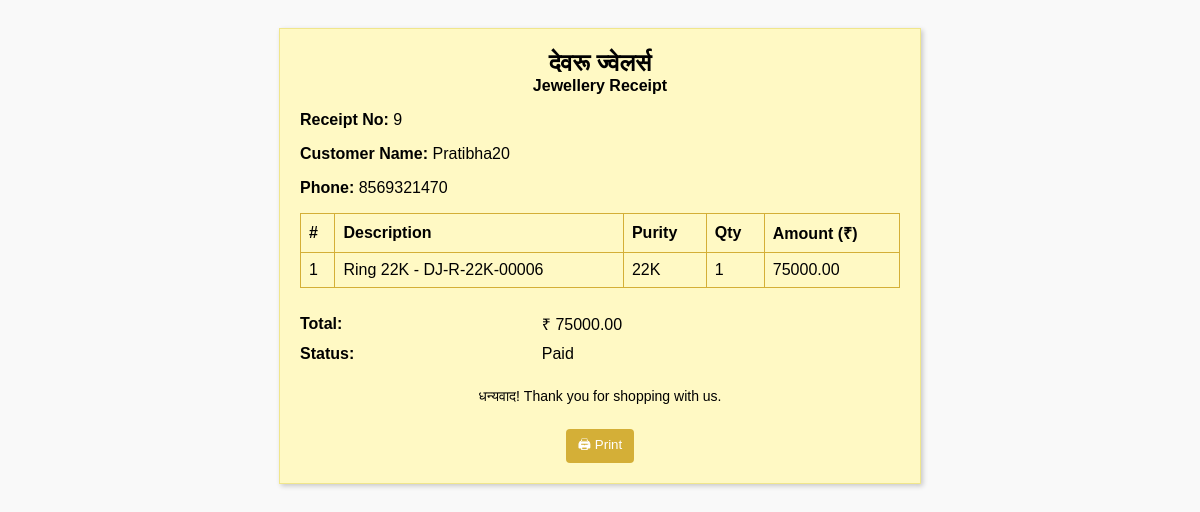
The page /print-customer/9/ on the database its author committed.
### app_devaru/models.py (models this page shows, shortened)
class Customer(models.Model):
    name = models.CharField(max_length=100)
    product = models.CharField(max_length=100)
    category = models.CharField(max_length=50)
    phone = models.CharField(max_length=15, default='N/A')
    quantity = models.PositiveIntegerField()
    amount = models.DecimalField(max_digits=10, decimal_places=2)
    status = models.CharField(max_length=20, choices=[('Paid', 'Paid'), ('Pending', 'Pending')])

class JewelleryItem(models.Model):
    category = models.CharField(max_length=100)
    name = models.CharField(max_length=100)
    quantity = models.IntegerField()
    purity = models.CharField(max_length=50)
    weight = models.FloatField()
    item_code = models.CharField(
    max_length=50,
    blank=True,
    null=True
)

### app_devaru/views.py (the view)
# urls.py: path('print-customer/<int:customer_id>/', views.print_customer, name='print_customer'),
def print_customer(request, customer_id):
    customer = get_object_or_404(Customer, id=customer_id)
    item = JewelleryItem.objects.filter(
        name=customer.product,
        category=customer.category
    ).first()
    item_code = ''
    item_barcode = ''
    item_label = customer.product
    if item:
        if not item.item_code:
            item.item_code = item.generate_item_code()
            item.save(update_fields=["item_code"])
        item_code = item.item_code
        item_barcode = generate_barcode(item.item_code)
        item_label = f"{item.name} {item.purity} - {item.item_code}"
    return render(request, 'print_customer.html', {
        'customer': customer,
        'item': item,
        'item_code': item_code,
        'item_barcode': item_barcode,
        'item_label': item_label,
    })

### app_devaru/utils.py (called while the page is built)
def generate_barcode(code):
    buffer = BytesIO()
    code128 = barcode.get_barcode_class("code128")
    barcode_obj = code128(code, writer=ImageWriter())
    barcode_obj.write(
        buffer,
        {
            "write_text": False,
            "module_height": 10.0,
            "quiet_zone": 2.0,
        }
    )
    return base64.b64encode(buffer.getvalue()).decode()

### templates/print_customer.html (shortened to what this page needs)
<!DOCTYPE html>
<html lang="en">
<head>
</head>
<body>
    <div class="receipt">
        <h2>देवरू ज्वेलर्स</h2>
        <h4>Jewellery Receipt</h4>
        <p><strong>Receipt No:</strong> {{ customer.id }}</p>
        <p><strong>Customer Name:</strong> {{ customer.name }}</p>
        <p><strong>Phone:</strong> {{ customer.phone }}</p>
        <table>
            <thead>
                <tr>
                    <th>#</th>
                    <th>Description</th>
                    <th>Purity</th>
                    <th>Qty</th>
                    <th>Amount (₹)</th>
                </tr>
            </thead>
            <tbody>
                <tr>
                    <td>1</td>
                    <td>{{ item_label }}</td>
                    <td>{{ item.purity|default:"-" }}</td>
                    <td>{{ customer.quantity }}</td>
                    <td>{{ customer.amount }}</td>
                </tr>
            </tbody>
        </table>
        <table class="totals">
            <tr>
                <td><strong>Total:</strong></td>
                <td>₹ {{ customer.amount }}</td>
            </tr>
            <tr>
                <td><strong>Status:</strong></td>
                <td>{{ customer.status }}</td>
            </tr>
        </table>
        <div class="footer">
            <p>धन्यवाद! Thank you for shopping with us.</p>
            <button onclick="window.print()" class="no-print" style="margin-top: 10px; padding: 6px 12px; background: #d4af37; border: none; border-radius: 4px; color: white; cursor: pointer;">🖨 Print</button>
        </div>
    </div>
</body>
</html>

### templates/print_customer.html (style rules this page uses)
body { font-family: Arial, sans-serif; background: #f9f9f9; padding: 20px; }
.receipt { max-width: 600px; margin: auto; background: #fff9c4; border: 1px solid #f0e68c; padding: 20px; box-shadow: 2px 2px 5px rgba(0,0,0,0.2); }
h2, h4 { text-align: center; margin: 0; }
table { width: 100%; border-collapse: collapse; margin-top: 15px; }
th, td { border: 1px solid #d4af37; padding: 8px; text-align: left; }
.totals { margin-top: 20px; }
.totals td { border: none; padding: 5px 0; }
.footer { text-align: center; margin-top: 20px; font-size: 14px; }

### rows shown on the page
Customer: id "9", name "Pratibha20", phone "8569321470", quantity "1", amount "75000.00", status "Paid"
JewelleryItem: purity "22K"

### other values the page prints
{{ item_label }} "Ring 22K - DJ-R-22K-00006"
